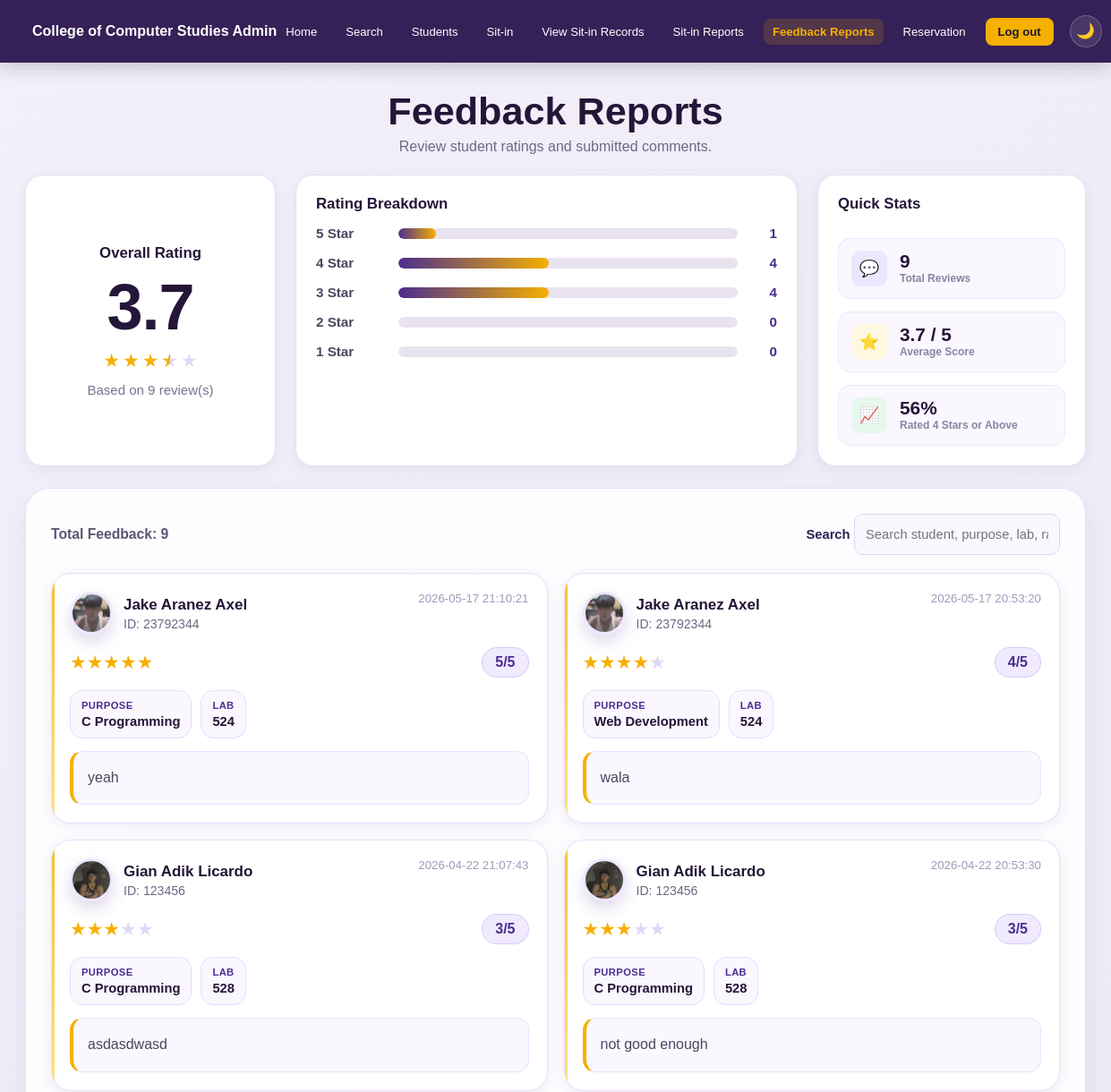
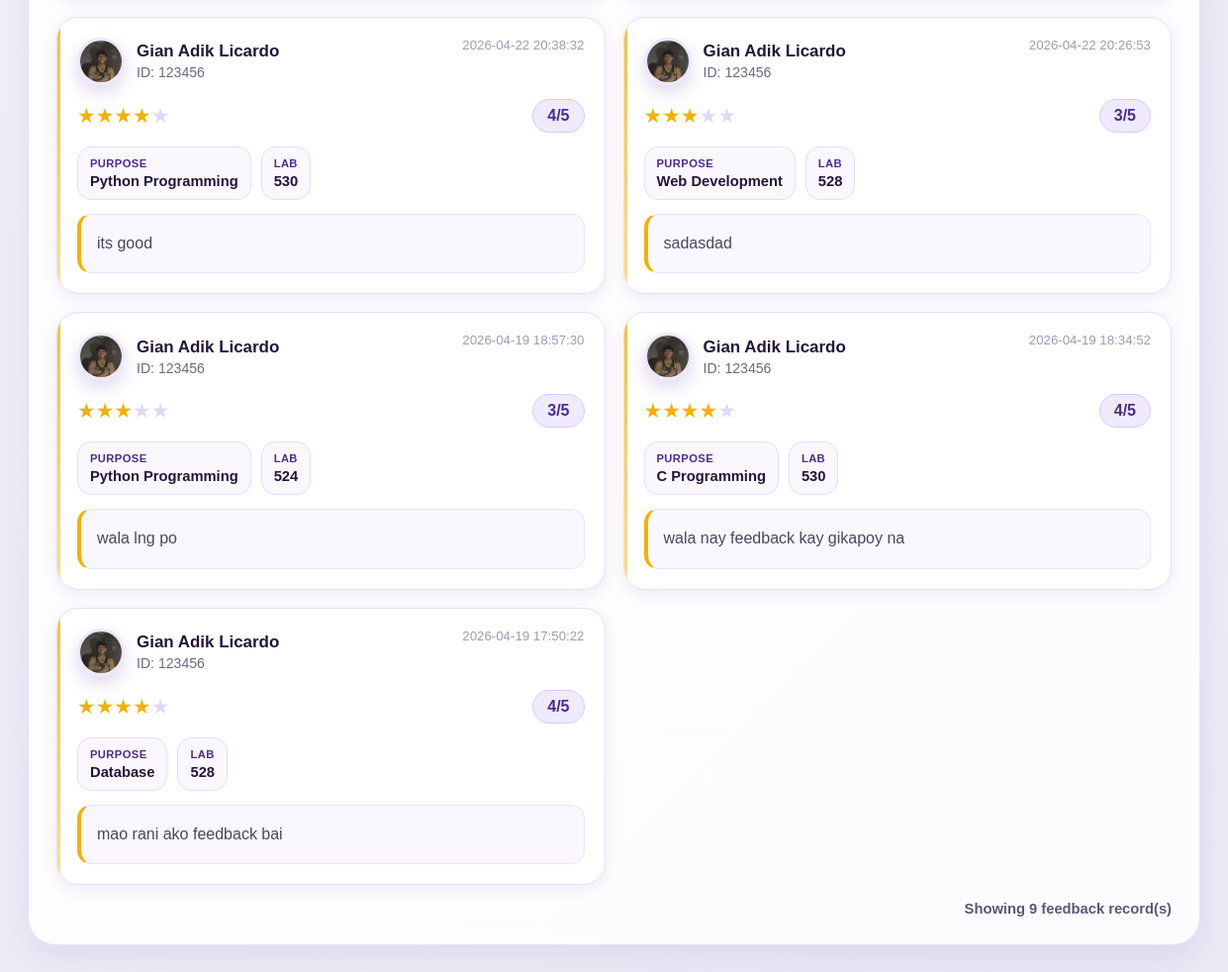
The app's page /feedback_reports (signed in) with its own data (2 pictures, top to bottom).
### app.py (models this page shows)
class Feedback(db.Model):
    id = db.Column(db.Integer, primary_key=True)
    student_id = db.Column(db.Integer, db.ForeignKey('student.id'), nullable=False)
    sitin_record_id = db.Column(db.Integer, db.ForeignKey('sit_in_record.id'), nullable=False)
    rating = db.Column(db.Integer, nullable=False)
    feedback_text = db.Column(db.Text, nullable=False)
    created_at = db.Column(
        db.String(50),
        default=lambda: datetime.now().strftime('%Y-%m-%d %H:%M:%S')
    )
    student = db.relationship('Student', backref='feedbacks')
    sitin_record = db.relationship('SitInRecord', backref='feedback_entries')

class Student(db.Model):
    id = db.Column(db.Integer, primary_key=True)
    id_number = db.Column(db.String(50), unique=True, nullable=False)
    last_name = db.Column(db.String(100))
    first_name = db.Column(db.String(100))
    middle_name = db.Column(db.String(100))
    course = db.Column(db.String(50))
    course_level = db.Column(db.String(10))
    email = db.Column(db.String(120), unique=True)
    password = db.Column(db.String(200))
    address = db.Column(db.String(200))
    profile_pic = db.Column(db.String(200), default='default.png')
    remaining_sessions = db.Column(db.Integer, default=30)
    leaderboard_points = db.Column(db.Integer, default=0)
    raw_points = db.Column(db.Float, default=0)
    cleanliness_points = db.Column(db.Integer, default=0)
    hours_points = db.Column(db.Integer, default=0)
    task_points = db.Column(db.Integer, default=0)
    total_hours = db.Column(db.Float, default=0)

class SitInRecord(db.Model):
    id = db.Column(db.Integer, primary_key=True)
    student_id_number = db.Column(db.String(50))
    student_name = db.Column(db.String(150))
    purpose = db.Column(db.String(100))
    sit_lab = db.Column(db.String(50))
    session = db.Column(db.String(50))
    status = db.Column(db.String(20), default='Active')
    login_time = db.Column(
        db.String(50),
        default=lambda: datetime.now().strftime('%Y-%m-%d %H:%M:%S')
    )
    logout_time = db.Column(db.String(50), nullable=True)

### app.py (the view)
@app.route('/feedback_reports')
def feedback_reports():
    if 'admin_id' not in session:
        return redirect(url_for('login'))
    feedbacks = Feedback.query.order_by(Feedback.id.desc()).all()
    total_feedbacks = len(feedbacks)
    ratings = [item.rating for item in feedbacks]
    overall_rating = round(sum(ratings) / total_feedbacks, 1) if total_feedbacks else 0
    avg_rating = overall_rating
    highest_rating = max(ratings) if ratings else 0
    lowest_rating = min(ratings) if ratings else 0
    rating_counts = {5: 0, 4: 0, 3: 0, 2: 0, 1: 0}
    for item in feedbacks:
        if item.rating in rating_counts:
            rating_counts[item.rating] += 1
    return render_template(
        'feedback_reports.html',
        feedbacks=feedbacks,
        total_feedbacks=total_feedbacks,
        overall_rating=overall_rating,
        rating_counts=rating_counts,
        avg_rating=avg_rating,
        highest_rating=highest_rating,
        lowest_rating=lowest_rating
    )

### templates/feedback_reports.html (shortened to what this page needs)
<!DOCTYPE html>
<html lang="en">
<head>
    <link rel="stylesheet" href="{{ url_for('static', filename='style.css') }}">
</head>
<body class="admin-page">
<nav class="admin-navbar">
    <a href="{{ url_for('admin_dashboard') }}" class="admin-brand">
        College of Computer Studies Admin
    </a>
    <div class="admin-links">
        <a href="{{ url_for('admin_dashboard') }}">Home</a>
        <a href="#" onclick="history.back(); return false;">Search</a>
        <a href="{{ url_for('admin_students') }}">Students</a>
        <a href="{{ url_for('current_sitin') }}">Sit-in</a>
        <a href="{{ url_for('view_sitin_records') }}">View Sit-in Records</a>
        <a href="{{ url_for('sitin_reports') }}">Sit-in Reports</a>
        <a href="{{ url_for('feedback_reports') }}" class="active">Feedback Reports</a>
        <a href="{{ url_for('admin_reservation') }}">Reservation</a>
        <a href="{{ url_for('admin_logout') }}" class="admin-logout">Log out</a>
            <button class="dm-toggle" title="Toggle Dark Mode">🌙</button>
        </div>
</nav>
<div class="feedback-dashboard-wrap">
    <div class="feedback-dashboard-hero">
        <h1 class="feedback-dashboard-title">Feedback Reports</h1>
        <p class="feedback-dashboard-subtitle">Review student ratings and submitted comments.</p>
    </div>
    <div class="feedback-overview-grid">
        <div class="feedback-overview-card score-card">
            <div class="feedback-overview-header">
                <h2>Overall Rating</h2>
            </div>
            <div class="overall-rating-value">{{ overall_rating }}</div>
            <div class="overall-stars">
                {% set full_stars = overall_rating|int %}
                {% set decimal = overall_rating - full_stars %}
                {% set has_half = 1 if decimal >= 0.5 else 0 %}
                {% set empty_stars = 5 - full_stars - has_half %}
                {% for i in range(full_stars) %}
                    <span class="star filled">★</span>
                {% endfor %}
                {% if has_half %}
                    <span class="star half">★</span>
                {% endif %}
                {% for i in range(empty_stars) %}
                    <span class="star">★</span>
                {% endfor %}
            </div>
            <div class="overall-rating-note">
                Based on {{ total_feedbacks }} review(s)
            </div>
        </div>
        <div class="feedback-overview-card breakdown-card">
            <div class="feedback-overview-header">
                <h2>Rating Breakdown</h2>
            </div>
            {% for rating in [5, 4, 3, 2, 1] %}
                {% set count = rating_counts[rating] %}
                {% if total_feedbacks > 0 %}
                    {% set width_percent = (count / total_feedbacks * 100) %}
                {% else %}
                    {% set width_percent = 0 %}
                {% endif %}
                <div class="rating-row">
                    <div class="rating-label">{{ rating }} Star</div>
                    <div class="rating-bar-track">
                        <div class="rating-bar-fill" style="width: {{ width_percent }}%;"></div>
                    </div>
                    <div class="rating-count">{{ count }}</div>
                </div>
            {% endfor %}
        </div>
        <div class="feedback-overview-card quick-stats-card">
            <div class="feedback-overview-header">
                <h2>Quick Stats</h2>
            </div>
            <div class="quick-stat-item">
                <div class="quick-stat-icon qs-purple">💬</div>
                <div class="quick-stat-text">
                    <div class="quick-stat-value">{{ total_feedbacks }}</div>
                    <div class="quick-stat-label">Total Reviews</div>
                </div>
            </div>
            <div class="quick-stat-item">
                <div class="quick-stat-icon qs-gold">⭐</div>
                <div class="quick-stat-text">
                    <div class="quick-stat-value">{{ overall_rating }} / 5</div>
                    <div class="quick-stat-label">Average Score</div>
                </div>
            </div>
            <div class="quick-stat-item">
                <div class="quick-stat-icon qs-green">📈</div>
                <div class="quick-stat-text">
                    {% if total_feedbacks > 0 %}
                        {% set high_rated = (rating_counts[4] + rating_counts[5]) %}
                        {% set high_percent = ((high_rated / total_feedbacks) * 100)|round|int %}
                    {% else %}
                        {% set high_percent = 0 %}
                    {% endif %}
                    <div class="quick-stat-value">{{ high_percent }}%</div>
                    <div class="quick-stat-label">Rated 4 Stars or Above</div>
                </div>
            </div>
        </div>
    </div>
    <div class="feedback-list-panel">
        <div class="feedback-list-toolbar">
            <div class="feedback-list-left">
                <span class="feedback-total-text">
                    Total Feedback: <strong>{{ total_feedbacks }}</strong>
                </span>
            </div>
            <div class="feedback-list-right">
                <label for="feedbackSearch" class="toolbar-label">Search</label>
                <input
                    type="text"
                    id="feedbackSearch"
                    class="toolbar-search"
                    placeholder="Search student, purpose, lab, rating..."
                >
            </div>
        </div>
        <div class="feedback-cards-list" id="feedbackCardsList">
            {% for item in feedbacks %}
            <div
                class="student-feedback-card"
                data-name="{{ item.sitin_record.student_name|lower }}"
                data-id="{{ item.sitin_record.student_id_number|lower }}"
                data-purpose="{{ item.sitin_record.purpose|lower }}"
                data-lab="{{ item.sitin_record.sit_lab|string|lower }}"
                data-rating="{{ item.rating }}"
            >
                <div class="student-feedback-top">
                    <div class="student-feedback-profile">
                        {% if item.student.profile_pic and item.student.profile_pic != 'default.png' %}
                            <img
                                src="{{ url_for('static', filename='uploads/' + item.student.profile_pic) }}"
                                alt="Profile"
                                class="student-avatar-image"
                            >
                        {% else %}
                            <div class="student-avatar-circle">
                                {{ item.sitin_record.student_name[:1] }}
                            </div>
                        {% endif %}
                        <div class="student-feedback-meta">
                            <h3 class="student-feedback-name">{{ item.sitin_record.student_name }}</h3>
                            <p class="student-feedback-id">ID: {{ item.sitin_record.student_id_number }}</p>
                        </div>
                    </div>
                    <div class="student-feedback-date">
                        {{ item.created_at }}
                    </div>
                </div>
                <div class="student-feedback-middle">
                    <div class="student-stars">
                        {% for i in range(1, 6) %}
                            {% if i <= item.rating %}
                                <span class="star filled">★</span>
                            {% else %}
                                <span class="star">★</span>
                            {% endif %}
                        {% endfor %}
                    </div>
                    <div class="student-rating-text">{{ item.rating }}/5</div>
                </div>
                <div class="student-feedback-tags">
                    <div class="student-tag">
                        <span class="tag-label">Purpose</span>
                        <span class="tag-value">{{ item.sitin_record.purpose }}</span>
                    </div>
                    <div class="student-tag">
                        <span class="tag-label">Lab</span>
                        <span class="tag-value">{{ item.sitin_record.sit_lab }}</span>
                    </div>
                </div>
                <div class="student-feedback-message">
                    {{ item.feedback_text }}
                </div>
            </div>
            {% else %}
            <div class="empty-records-state">
                No feedback submitted yet.
            </div>
            {% endfor %}
        </div>
        <div class="records-footer">
            <span id="feedbackCountText">Showing {{ total_feedbacks }} feedback record(s)</span>
        </div>
    </div>
</div>
</body>
</html>

### records on screen
Feedback: profile_pic (picture), sitin_record.student_name "Jake Aranez Axel", sitin_record.student_id_number "23792344", created_at "2026-05-17 21:10:21", rating "5", sitin_record.purpose "C Programming", sitin_record.sit_lab "524", feedback_text "yeah"
Feedback: profile_pic (picture), sitin_record.student_name "Jake Aranez Axel", sitin_record.student_id_number "23792344", created_at "2026-05-17 20:53:20", rating "4", sitin_record.purpose "Web Development", sitin_record.sit_lab "524", feedback_text "wala"
Feedback: profile_pic (picture), sitin_record.student_name "Gian Adik Licardo", sitin_record.student_id_number "123456", created_at "2026-04-22 21:07:43", rating "3", sitin_record.purpose "C Programming", sitin_record.sit_lab "528", feedback_text "asdasdwasd"
Feedback: profile_pic (picture), sitin_record.student_name "Gian Adik Licardo", sitin_record.student_id_number "123456", created_at "2026-04-22 20:53:30", rating "3", sitin_record.purpose "C Programming", sitin_record.sit_lab "528", feedback_text "not good enough"
Feedback: profile_pic (picture), sitin_record.student_name "Gian Adik Licardo", sitin_record.student_id_number "123456", created_at "2026-04-22 20:38:32", rating "4", sitin_record.purpose "Python Programming", sitin_record.sit_lab "530", feedback_text "its good"
Feedback: profile_pic (picture), sitin_record.student_name "Gian Adik Licardo", sitin_record.student_id_number "123456", created_at "2026-04-22 20:26:53", rating "3", sitin_record.purpose "Web Development", sitin_record.sit_lab "528", feedback_text "sadasdad"
Feedback: profile_pic (picture), sitin_record.student_name "Gian Adik Licardo", sitin_record.student_id_number "123456", created_at "2026-04-19 18:57:30", rating "3", sitin_record.purpose "Python Programming", sitin_record.sit_lab "524", feedback_text "wala lng po"
Feedback: profile_pic (picture), sitin_record.student_name "Gian Adik Licardo", sitin_record.student_id_number "123456", created_at "2026-04-19 18:34:52", rating "4", sitin_record.purpose "C Programming", sitin_record.sit_lab "530", feedback_text "wala nay feedback kay gikapoy na"
Feedback: profile_pic (picture), sitin_record.student_name "Gian Adik Licardo", sitin_record.student_id_number "123456", created_at "2026-04-19 17:50:22", rating "4", sitin_record.purpose "Database", sitin_record.sit_lab "528", feedback_text "mao rani ako feedback bai"

### other values on screen
{{ overall_rating }} "3.7"
{{ total_feedbacks }} "9"
{{ rating }} "5" "4" "3" "2" "1"
{{ count }} "1" "4" "4" "0" "0"
{{ high_percent }} "56"
